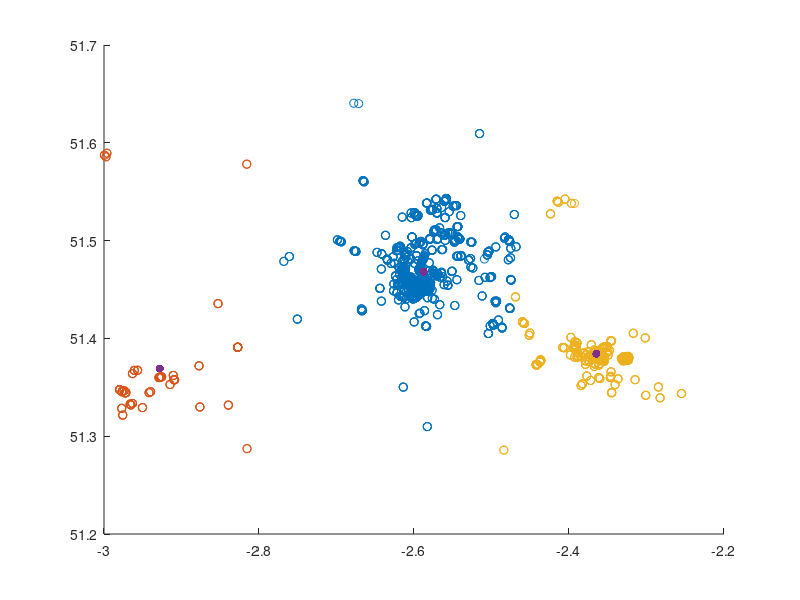

Here is the MATLAB script that generated this plot: (Note: this script raises an error after producing the figure.)
%%
bicycle = csvread('./Data/Data/Locations/bicycle.csv');
bars = csvread('./Data/Data/Locations/bars.csv');
taxi = csvread('./Data/Data/Locations/taxi.csv');
local = [bicycle; bicycle; bicycle; bars; bars; taxi];
error = zeros(10, 1);
for i = 1:10
   [~, ~, sumd] = kmeans(local, i);
   
   error(i) = sum(sumd.^2);
end

%plot(error);
%%
[class, centroids, ~] = kmeans(local, 3);

% figure;
scatter(local(class == 1, 1), local(class == 1, 2), 'ro'); hold on;
scatter(local(class == 2, 1), local(class == 2, 2), 'bo'); hold on;
scatter(local(class == 3, 1), local(class == 3, 2), 'go'); hold on;

scatter(centroids(:, 1), centroids(:, 2), 'kd', 'filled')

hold on;

%%
class1 = local(class == 1, :);
class2 = local(class == 2, :);
class3 = local(class == 3, :);


mu = centroids;

C1 = cov(class1);
C2 = cov(class2);
C3 = cov(class3);

minX = min(local(:, 1));
maxX = max(local(:, 1));

minY = min(local(:, 2));
maxY = max(local(:, 2));

[X, Y] = meshgrid(linspace(minX, maxX, 100), linspace(minY, maxY, 100));

F1 = mvnpdf([X(:), Y(:)], mu(1,:), C1);
F1 = reshape(F1, 100, 100) ;

F2 = mvnpdf([X(:), Y(:)], mu(2,:), C2);
F2 = reshape(F2, 100, 100) ;

F3 = mvnpdf([X(:), Y(:)], mu(3,:), C3);
F3 = reshape(F3, 100, 100) ;


F1C = mvncdf([X(:), Y(:)], mu(1,:), C1);
F1C = reshape(F1, 100, 100) ;
mc = max(F1(:));
contour(X, Y, abs(F1 - mc - 0.1) <= 0.51);
% contour(X, Y, abs(F2 - F3) <= 0.001)
% contour(X, Y, abs(F2 - F1) <= 0.001)
% contour(X, Y, F3 == F2)
% contour(X, Y, F3 == F1)

hold on;

